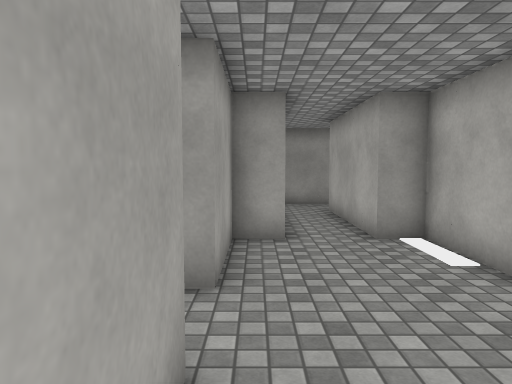
view 1 (above)

21 first-person views from a walk through a Unity game level. The camera is 1.5 m above the floor, tilts 4° down and sees 70° across. The floor is counted in squares, 1 m on a side. Each view is taken from the middle of a square. On the plan, view 1 faces up. The plan holds only what a view shows up to about 16 squares ahead; the rest is blank. The place goes on beyond the plan. The player character is not drawn. Surface patterns are stand-ins for the level's own textures.

view 2
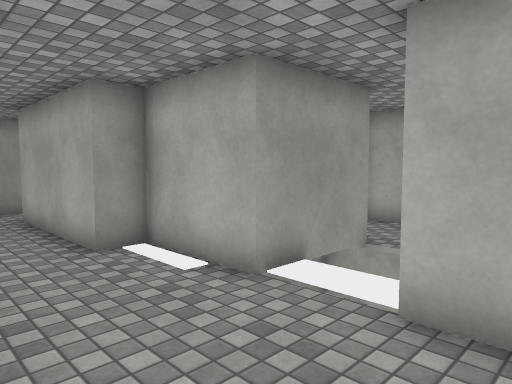

view 3
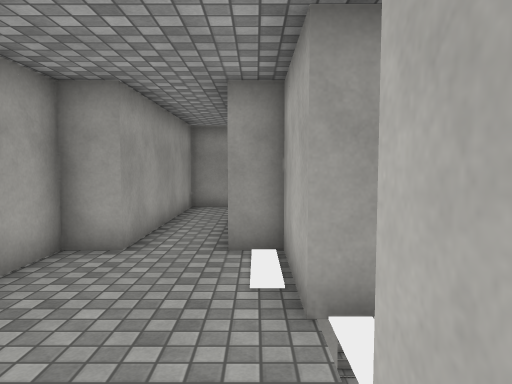

view 4
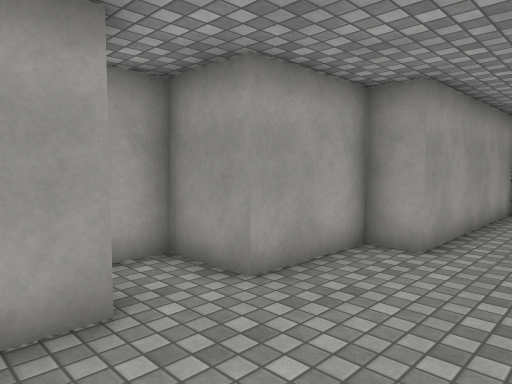

view 5
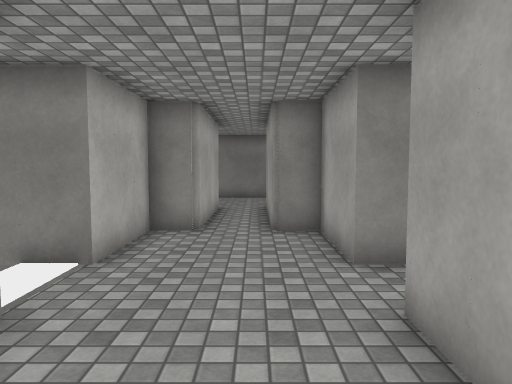

view 6
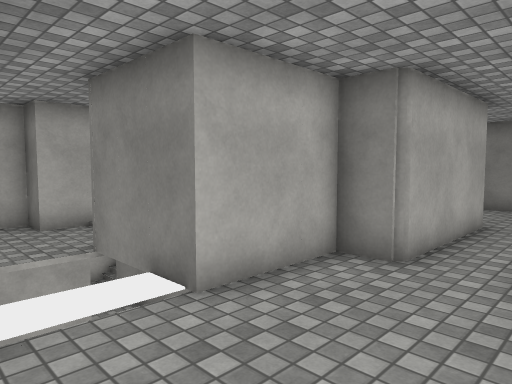

view 7
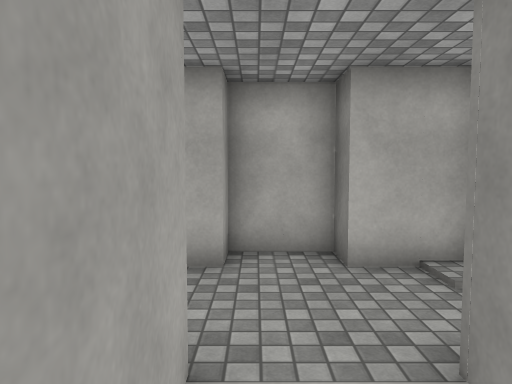

view 8
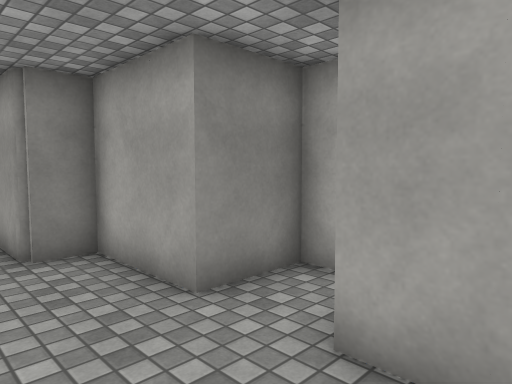

view 9
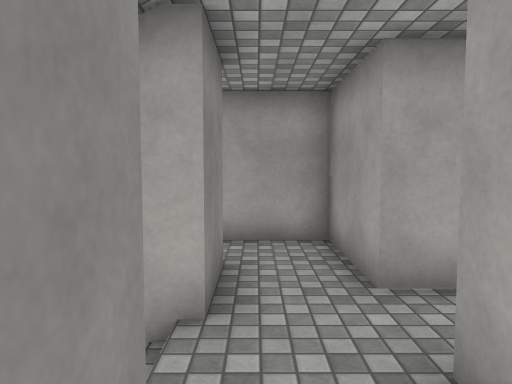

view 10
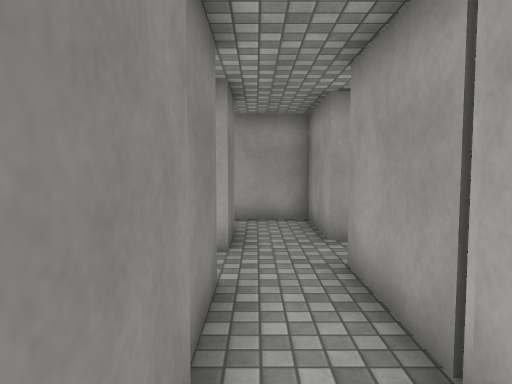

view 11
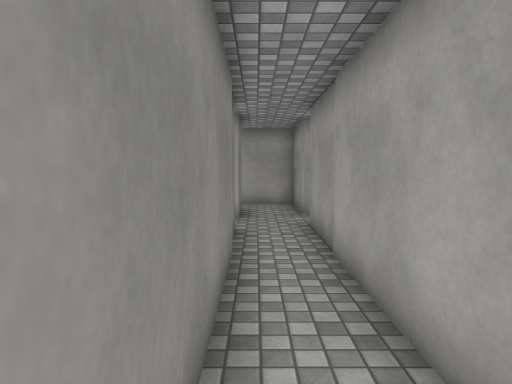

view 12
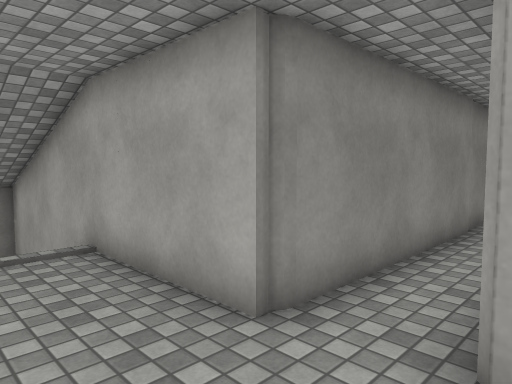

view 13
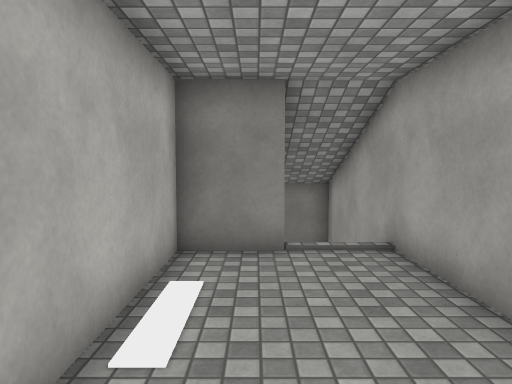

view 14
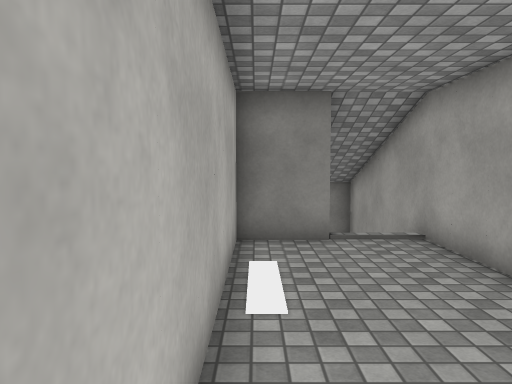

view 15
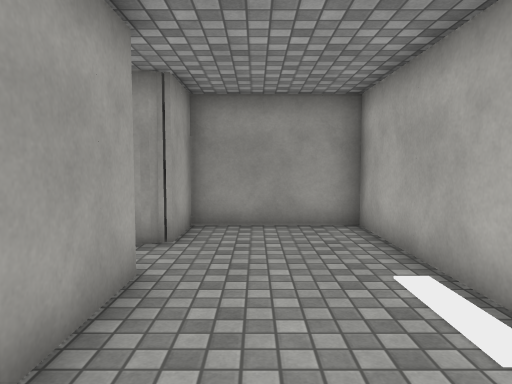

view 16
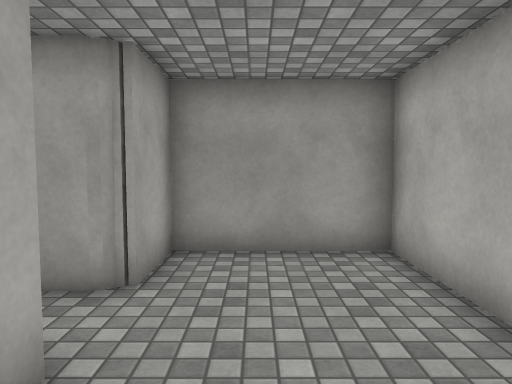

view 17
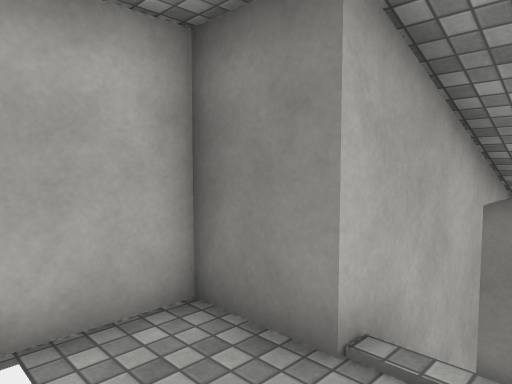

view 18
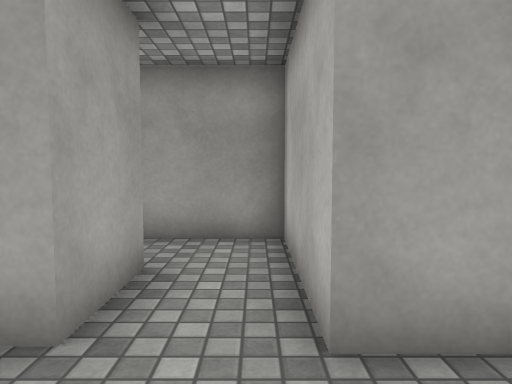

view 19
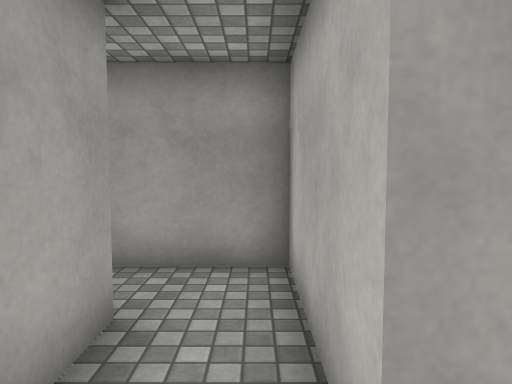

view 20
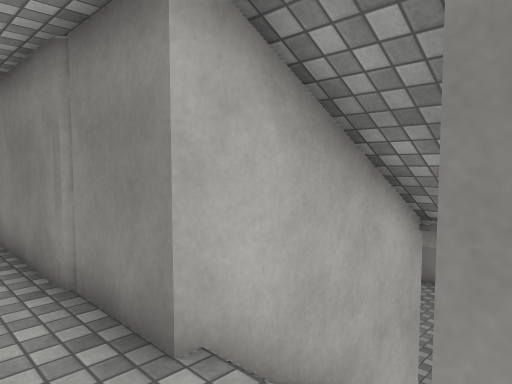

view 21
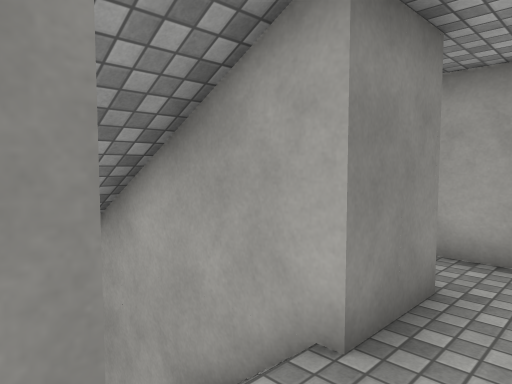

### Floor plan
Key: @ floor where view 1 was taken; # wall or solid block; . floor; / step, stairs or slope; v drop or lower ground.
Columns run from 3 left of view 1 to 20 right of it. Each row starts with its distance up from view 1.
 19       ####
 18       ...#
 17       ...#         ####
 16       #..#        #....#
 15    ####..####     #....#
 14    #........#######....#
 13    #...................#
 12    #..##//#########....#
 11    #..## /#       #....#
 10    #..#v v        #....#
  9    #..#vvv        #....#
  8   ##..#v##        # /##
  7   #....##         # /#
  6   #....#     v    v v
  5 ###....####.#v    v v
  4 #.......v ...#    v
  3 #.......  ...#    vvv
  2 ###....####.#       vv
  1   #....#    #
  0   #@...#         v
 -1   ######   vvvvv v
 -2       #

Positions as (right, up) in squares from view 1, and headings:
1: (0, 0), facing up
2: (0, 1), facing up-right
3: (3, 1), facing up
4: (3, 1), facing up-left
5: (1, 8), facing down
6: (0, 5), facing down-right
7: (4, 4), facing right
8: (2, 6), facing down-left
9: (8, 13), facing left
10: (11, 13), facing left
11: (15, 13), facing left
12: (18, 15), facing down-left
13: (18, 15), facing down
14: (19, 16), facing down
15: (17, 8), facing up
16: (17, 10), facing up
17: (16, 11), facing down-right
18: (5, 12), facing up
19: (5, 13), facing up
20: (4, 14), facing down-right
21: (7, 14), facing down-left
